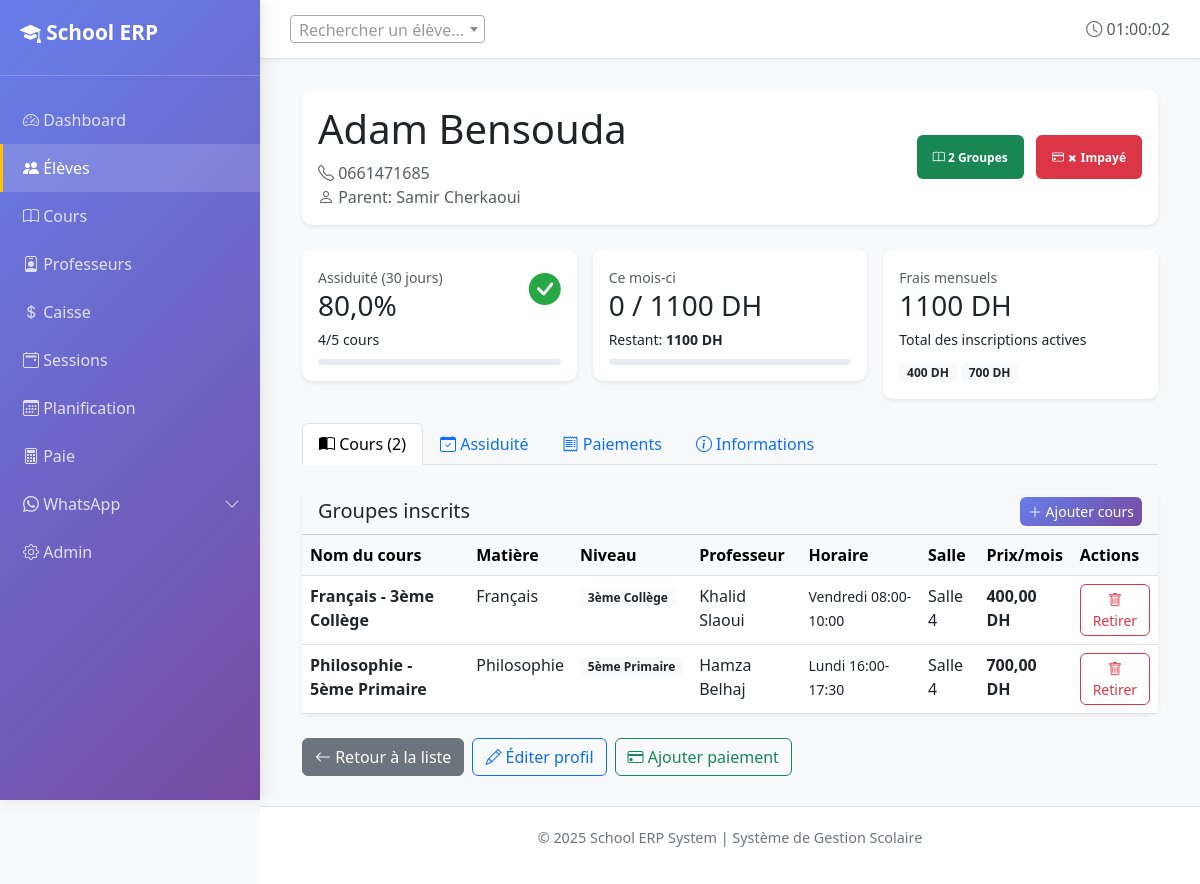
/students/102/ (signed in), run on the app's committed database.
### core/models.py (models this page shows, shortened)
class Student(models.Model):
    name = models.CharField(max_length=100, verbose_name="Nom complet")
    phone = models.CharField(max_length=20, blank=True, verbose_name="Téléphone élève")
    parent_contact = models.CharField(max_length=20, verbose_name="Téléphone parent")
    parent_name = models.CharField(max_length=100, blank=True, verbose_name="Nom du parent")
    address = models.TextField(blank=True, verbose_name="Adresse")
    date_of_birth = models.DateField(null=True, blank=True, verbose_name="Date de naissance")
    enrollments = models.ManyToManyField(
        CourseGroup,
        through='Enrollment',
        related_name='students',
        verbose_name="Groupes inscrits"
    )
    is_active = models.BooleanField(default=True, verbose_name="Actif")
    created_at = models.DateTimeField(auto_now_add=True)
    notes = models.TextField(blank=True, verbose_name="Notes")
    class Meta:
        verbose_name = "Élève"
        verbose_name_plural = "Élèves"
        ordering = ['name']
    def total_monthly_fees(self):
        active_enrollments = self.enrollment_set.filter(is_active=True)
        total = sum((e.course_group.monthly_price for e in active_enrollments), Decimal('0.00'))
        return total

class Enrollment(models.Model):
    student = models.ForeignKey(Student, on_delete=models.CASCADE)
    course_group = models.ForeignKey(CourseGroup, on_delete=models.CASCADE)
    enrolled_date = models.DateField(auto_now_add=True, verbose_name="Date d'inscription")
    is_active = models.BooleanField(default=True, verbose_name="Active")
    class Meta:
        verbose_name = "Inscription"
        verbose_name_plural = "Inscriptions"
        unique_together = [['student', 'course_group']]

class CourseGroup(models.Model):
    DAYS_CHOICES = [
        ('MON', 'Lundi'),
        ('TUE', 'Mardi'),
        ('WED', 'Mercredi'),
        ('THU', 'Jeudi'),
        ('FRI', 'Vendredi'),
        ('SAT', 'Samedi'),
        ('SUN', 'Dimanche'),
    ]
    name = models.CharField(max_length=100, verbose_name="Nom du groupe")
    subject = models.CharField(max_length=100, verbose_name="Matière")
    level = models.CharField(max_length=50, verbose_name="Niveau")
    monthly_price = models.DecimalField(
        max_digits=8,
        decimal_places=2,
        validators=[MinValueValidator(Decimal('0.01'))],
        verbose_name="Prix mensuel (DH)"
    )
    teacher = models.ForeignKey(
        Teacher,
        on_delete=models.PROTECT,
        related_name='course_groups',
        verbose_name="Professeur"
    )
    room = models.ForeignKey(
        Room,
        on_delete=models.PROTECT,
        related_name='course_groups',
        verbose_name="Salle"
    )
    schedule_day = models.CharField(
        max_length=3,
        choices=DAYS_CHOICES,
        verbose_name="Jour"
    )
    start_time = models.TimeField(verbose_name="Heure de début")
    end_time = models.TimeField(verbose_name="Heure de fin")
    is_active = models.BooleanField(default=True, verbose_name="Actif")
    created_at = models.DateTimeField(auto_now_add=True)
    class Meta:
        verbose_name = "Groupe de cours"
        verbose_name_plural = "Groupes de cours"
        ordering = ['schedule_day', 'start_time', 'name']
        unique_together = [['room', 'schedule_day', 'start_time']]

class Teacher(models.Model):
    name = models.CharField(max_length=100, verbose_name="Nom complet")
    phone = models.CharField(max_length=20, verbose_name="Téléphone")
    email = models.EmailField(blank=True, verbose_name="Email")
    hourly_rate = models.DecimalField(
        max_digits=8,
        decimal_places=2,
        validators=[MinValueValidator(Decimal('0.01'))],
        verbose_name="Tarif horaire (DH)"
    )
    is_active = models.BooleanField(default=True, verbose_name="Actif")
    created_at = models.DateTimeField(auto_now_add=True)
    class Meta:
        verbose_name = "Professeur"
        verbose_name_plural = "Professeurs"
        ordering = ['name']

class Room(models.Model):
    name = models.CharField(max_length=50, unique=True, verbose_name="Nom de la salle")
    capacity = models.PositiveIntegerField(
        validators=[MinValueValidator(1)],
        verbose_name="Capacité"
    )
    is_active = models.BooleanField(default=True, verbose_name="Active")
    class Meta:
        verbose_name = "Salle"
        verbose_name_plural = "Salles"
        ordering = ['name']

### core/views.py (the view)
# urls.py: path('students/<int:student_id>/', views.student_page, name='student_page'),
def student_page(request, student_id):
	from django.db.models import Count, Q
	from .utils import get_student_payment_status
	student = get_object_or_404(Student, pk=student_id)
	enrollments = student.enrollment_set.filter(is_active=True).select_related('course_group')
	total_enrolled = enrollments.count()
	current_month = timezone.now().date().replace(day=1)
	payment_status = get_student_payment_status(student, current_month)
	payments_qs = Payment.objects.filter(student=student).order_by('-payment_date', '-created_at')
	paginator = Paginator(payments_qs, 10)
	page_number = request.GET.get('page')
	payments = paginator.get_page(page_number)
	from datetime import timedelta
	from_date = timezone.now().date() - timedelta(days=30)
	attendance_qs = Attendance.objects.filter(student=student, date__gte=from_date)
	total_classes = attendance_qs.count()
	attended_classes = attendance_qs.filter(is_present=True).count()
	attendance_rate = (attended_classes / total_classes * 100) if total_classes > 0 else 0
	from dateutil.relativedelta import relativedelta
	six_months_ago = timezone.now().date() - relativedelta(months=6)
	payment_months = []
	for i in range(6):
		month_date = timezone.now().date() - relativedelta(months=i)
		month_date = month_date.replace(day=1)
		paid = Payment.objects.filter(
			student=student,
			month_covered=month_date,
			status='PAID'
		).aggregate(total=Sum('amount'))['total'] or Decimal('0')
		required = student.total_monthly_fees()
		payment_months.insert(0, {
			'month': month_date.strftime('%b %Y'),
			'paid': paid,
			'required': required,
			'status': 'OK' if paid >= required else 'PARTIAL' if paid > 0 else 'UNPAID'
		})
	context = {
		'student': student,
		'enrollments': enrollments,
		'total_enrolled': total_enrolled,
		'payments': payments,
		'payment_status': payment_status,
		'attendance_rate': round(attendance_rate, 1),
		'attended_classes': attended_classes,
		'total_classes': total_classes,
		'payment_months': payment_months,
	}
	return render(request, 'core/student_detail.html', context)

### core/templatetags/courses.py (called while the page is built)
@register.simple_tag
def load_courses(student=None):
    courses = (
        CourseGroup.objects
        .filter(is_active=True)
        .select_related('teacher', 'room')
    )
    if student:
        enrolled_ids = student.enrollment_set.values_list(
            'course_group_id', flat=True
        )
        courses = courses.exclude(id__in=enrolled_ids)
    return courses.order_by('name')

### core/templatetags/nav_active.py (called while the page is built)
@register.simple_tag(takes_context=True)
def active_if(context, *names):
    request = context.get("request")
    if not request or not request.resolver_match:
        return ""
    return "active" if request.resolver_match.url_name in names else ""

### core/utils.py (called while the page is built)
def calculate_student_monthly_total(student) -> Decimal:
    from .models import Enrollment
    active_enrollments = Enrollment.objects.filter(
        student=student,
        is_active=True
    ).select_related('course_group')
    total = Decimal('0.00')
    for enrollment in active_enrollments:
        total += enrollment.course_group.monthly_price
    return total

### templates/core/student_detail.html (shortened to what this page needs)
{% extends 'core/base.html' %}
{% load courses %}
{% block content %}
<div class="container-fluid">
  <div class="card mb-4 border-0 shadow-sm">
    <div class="card-body">
      <div class="row align-items-center">
        <div class="col-md-6">
          <h1 class="mb-2">{{ student.name }}</h1>
          <p class="text-muted mb-0">
            <i class="bi bi-telephone"></i> {{ student.parent_contact }}
            {% if student.parent_name %}
              <br><i class="bi bi-person"></i> Parent: {{ student.parent_name }}
            {% endif %}
          </p>
        </div>
        <div class="col-md-6 text-end">
          <div class="badge bg-success p-3 me-2" title="Enrolled in courses">
            <i class="bi bi-book"></i>
            <strong>{{ total_enrolled }}</strong> Groupes
          </div>
          <div class="badge p-3" title="Payment Status" style="background-color:
            {% if payment_status.status == 'OK' %}#28a745{% elif payment_status.status == 'PARTIAL' %}#ffc107{% else %}#dc3545{% endif %};">
            <i class="bi bi-credit-card"></i>
            {% if payment_status.status == 'OK' %}
              <strong>✓ Payé</strong>
            {% elif payment_status.status == 'PARTIAL' %}
              <strong>⚠ Partiel</strong>
            {% else %}
              <strong>✗ Impayé</strong>
            {% endif %}
          </div>
        </div>
      </div>
    </div>
  </div>
  <div class="row g-3 mb-4">
    <div class="col-md-4">
      <div class="card border-0 shadow-sm">
        <div class="card-body">
          <div class="d-flex justify-content-between align-items-start">
            <div>
              <small class="text-muted">Assiduité (30 jours)</small>
              <h3 class="mb-1">{{ attendance_rate }}%</h3>
              <small>{{ attended_classes }}/{{ total_classes }} cours</small>
            </div>
            <div style="font-size: 2rem; {% if attendance_rate >= 80 %}color: #28a745{% elif attendance_rate >= 60 %}color: #ffc107{% else %}color: #dc3545{% endif %}">
              <i class="bi bi-check-circle-fill"></i>
            </div>
          </div>
          <div class="progress mt-2" style="height: 6px;">
          </div>
        </div>
      </div>
    </div>
    <div class="col-md-4">
      <div class="card border-0 shadow-sm">
        <div class="card-body">
          <small class="text-muted">Ce mois-ci</small>
          <h3 class="mb-1">{{ payment_status.paid|floatformat:0 }} / {{ payment_status.required|floatformat:0 }} DH</h3>
          <small>Restant: <strong>{{ payment_status.remaining|floatformat:0 }} DH</strong></small>
          <div class="progress mt-2" style="height: 6px;">
          </div>
        </div>
      </div>
    </div>
    <div class="col-md-4">
      <div class="card border-0 shadow-sm">
        <div class="card-body">
          <small class="text-muted">Frais mensuels</small>
          <h3 class="mb-1">{{ payment_status.required|floatformat:0 }} DH</h3>
          <small>Total des inscriptions actives</small>
          <div class="mt-2">
            {% for em in enrollments %}
              <small class="badge bg-light text-dark">{{ em.course_group.monthly_price|floatformat:0 }} DH</small>
            {% endfor %}
          </div>
        </div>
      </div>
    </div>
  </div>
  <ul class="nav nav-tabs mb-4" role="tablist">
    <li class="nav-item" role="presentation">
      <button class="nav-link active" id="enrollments-tab" data-bs-toggle="tab" data-bs-target="#enrollments" type="button">
        <i class="bi bi-book-half"></i> Cours ({{ total_enrolled }})
      </button>
    </li>
    <li class="nav-item" role="presentation">
      <button class="nav-link" id="attendance-tab" data-bs-toggle="tab" data-bs-target="#attendance" type="button">
        <i class="bi bi-calendar-check"></i> Assiduité
      </button>
    </li>
    <li class="nav-item" role="presentation">
      <button class="nav-link" id="payments-tab" data-bs-toggle="tab" data-bs-target="#payments" type="button">
        <i class="bi bi-receipt"></i> Paiements
      </button>
    </li>
    <li class="nav-item" role="presentation">
      <button class="nav-link" id="info-tab" data-bs-toggle="tab" data-bs-target="#info" type="button">
        <i class="bi bi-info-circle"></i> Informations
      </button>
    </li>
  </ul>
  <div class="tab-content">
    <div class="tab-pane fade show active" id="enrollments" role="tabpanel">
      <div class="card border-0 shadow-sm">
        <div class="card-header bg-light d-flex justify-content-between align-items-center">
          <h5 class="mb-0">Groupes inscrits</h5>
          <button type="button" class="btn btn-sm btn-primary" data-bs-toggle="modal" data-bs-target="#enrollmentModal">
            <i class="bi bi-plus-lg"></i> Ajouter cours
          </button>
        </div>
        <div class="table-responsive">
          <table class="table table-hover mb-0">
            <thead class="table-light">
              <tr>
                <th>Nom du cours</th>
                <th>Matière</th>
                <th>Niveau</th>
                <th>Professeur</th>
                <th>Horaire</th>
                <th>Salle</th>
                <th>Prix/mois</th>
                <th>Actions</th>
              </tr>
            </thead>
            <tbody>
              {% for enrollment in enrollments %}
                <tr>
                  <td><strong>{{ enrollment.course_group.name }}</strong></td>
                  <td>{{ enrollment.course_group.subject }}</td>
                  <td><small class="badge bg-light text-dark">{{ enrollment.course_group.level }}</small></td>
                  <td>{{ enrollment.course_group.teacher.name }}</td>
                  <td>
                    <small>{{ enrollment.course_group.get_schedule_day_display }}
                      {{ enrollment.course_group.start_time|time:"H:i" }}-{{ enrollment.course_group.end_time|time:"H:i" }}</small>
                  </td>
                  <td>{{ enrollment.course_group.room.name }}</td>
                  <td><strong>{{ enrollment.course_group.monthly_price }} DH</strong></td>
                  <td>
                    <button type="button" class="btn btn-sm btn-outline-danger"
                            onclick="removeEnrollment({{ enrollment.id }}, '{{ enrollment.course_group.name|escapejs }}')">
                      <i class="bi bi-trash"></i> Retirer
                    </button>
                  </td>
                </tr>
              {% empty %}
                <tr>
                  <td colspan="8" class="text-center text-muted py-4">
                    Aucun cours. <button type="button" class="btn btn-sm btn-primary" data-bs-toggle="modal" data-bs-target="#enrollmentModal">Ajouter un cours</button>
                  </td>
                </tr>
              {% endfor %}
            </tbody>
          </table>
        </div>
      </div>
    </div>
  </div>
  <div class="mt-4 d-flex gap-2">
    <a href="{% url 'core:students_list' %}" class="btn btn-secondary">
      <i class="bi bi-arrow-left"></i> Retour à la liste
    </a>
    <a href="{% url 'core:student_edit' student.id %}" class="btn btn-outline-primary">
      <i class="bi bi-pencil"></i> Éditer profil
    </a>
    <a href="{% url 'core:payment_create' %}?student_id={{ student.id }}" class="btn btn-outline-success">
      <i class="bi bi-credit-card"></i> Ajouter paiement
    </a>
  </div>
</div>
              {% load_courses student as courses %}
{% endblock %}

### templates/core/base.html (style rules this page uses)
:root { --primary-color: #0d6efd; --secondary-color: #6c757d; --success-color: #198754; --danger-color: #dc3545; --warning-color: #ffc107; }
body { display: flex; min-height: 100vh; background-color: #f8f9fa; }
.card { border: none; border-radius: 10px; box-shadow: 0 2px 8px rgba(0,0,0,0.08); transition: transform 0.2s, box-shadow 0.2s; }
.btn { border-radius: 6px; font-weight: 500; transition: all 0.3s; }
.btn-primary { background: linear-gradient(135deg, #667eea 0%, #764ba2 100%); border: none; }

### data on the page
Student: name "Adam Bensouda", parent_contact "0661471685", parent_name "Samir Cherkaoui"
Enrollment: course_group.monthly_price "400", course_group.name "Français - 3ème Collège", course_group.subject "Français", course_group.level "3ème Collège", course_group.teacher.name "Khalid Slaoui", course_group.schedule_day "Vendredi", course_group.start_time "08:00", course_group.end_time "10:00", course_group.room.name "Salle 4", course_group.monthly_price "400,00"
Enrollment: course_group.monthly_price "700", course_group.name "Philosophie - 5ème Primaire", course_group.subject "Philosophie", course_group.level "5ème Primaire", course_group.teacher.name "Hamza Belhaj", course_group.schedule_day "Lundi", course_group.start_time "16:00", course_group.end_time "17:30", course_group.room.name "Salle 4", course_group.monthly_price "700,00"

### other printed values
{{ total_enrolled }} "2"
{{ attendance_rate }} "80,0"
{{ attended_classes }} "4"
{{ total_classes }} "5"
{{ payment_status.paid|floatformat:0 }} "0"
{{ payment_status.required|floatformat:0 }} "1100"
{{ payment_status.remaining|floatformat:0 }} "1100"
